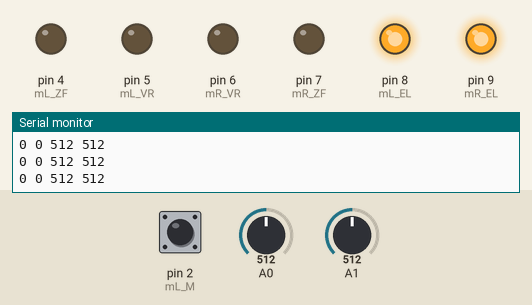
Simulated run of this sketch. Board: Arduino Uno, built with avr-gcc and run on an emulated ATmega328P. Parts: output pins drawn as LEDs (lit = HIGH), the last lines printed to the serial monitor. The inputs (shaded band) are chosen by the test bench; at power-on: A0 = 512, A1 = 512, pin 2 (mL_M) HIGH.

Above: at 1.2 s.
1.3 s: A0 set to 699
2.8 s: A0 set to 712
At 3.8 s:
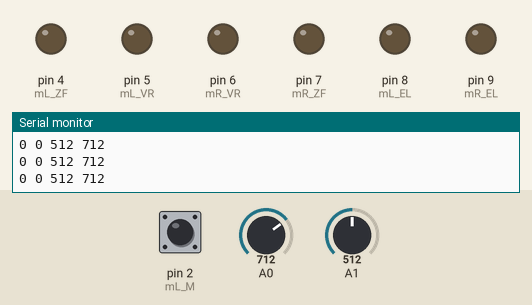
4.3 s: A1 set to 704
5.8 s: A1 set to 712
At 6.9 s:
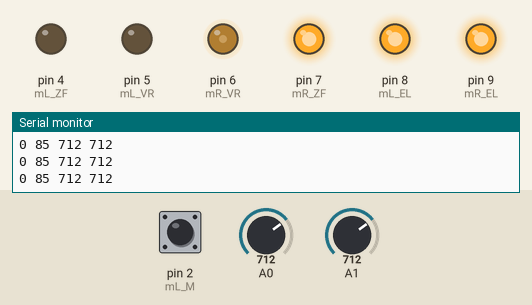
7.3 s: pin 2 (mL_M) pulled LOW for 1 s
At 8.5 s:
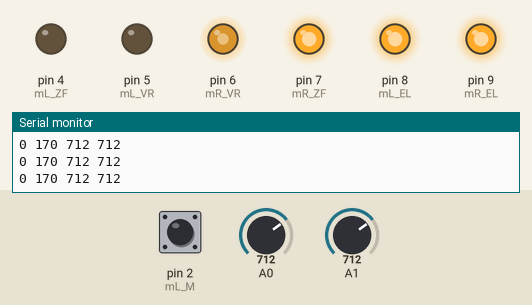
9.8 s: A1 set to 900
At 10.6 s:
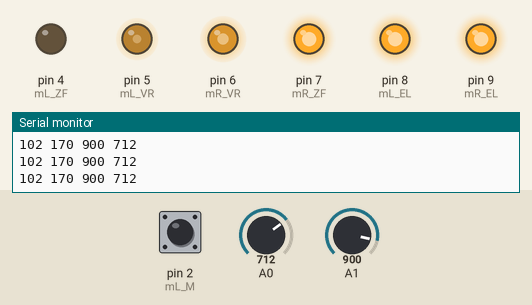
Timing chart, 0 to 12.3 s (numbered marks = the images above; inputs shaded):
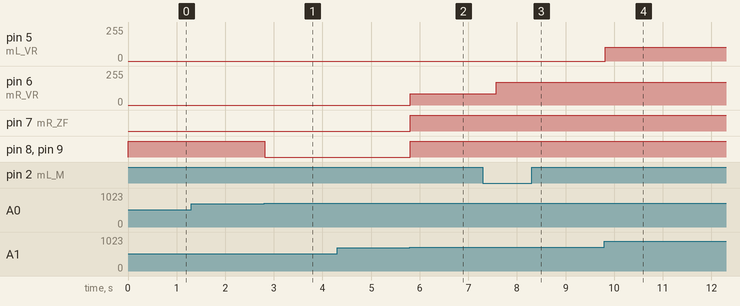

Measured:
- the behaviour switches between 711 and 712 on A0 (found by bisection; images 0 and 1)
- the behaviour switches between 711 and 712 on A1 (found by bisection; images 1 and 2)
- after the input at 2.8 s, pin 8 (mL_EL), pin 9 (mR_EL): HIGH → LOW at once
- after the input at 5.8 s, pin 6 (mR_VR): 0/255 → 85/255 at once; pin 7 (mR_ZF), pin 8 (mL_EL), pin 9 (mR_EL): LOW → HIGH at once
- after the input at 7.3 s, pin 6 (mR_VR): 85/255 → 170/255 after 0.27 s
- after the input at 9.8 s, pin 5 (mL_VR): 0/255 → 102/255 at once

The sketch:

WheelchairV1.ino
```cpp
int upper = 712 ;
int lowwer = 312 ;
//motorL
int mL_EL = 8;  //EL - Start_Stop
int mL_M  = 2;  //Signal - Hall sensor
int mL_ZF = 4;  //ZF - Direction
int mL_VR = 5;  //VR - speed
int mSpeedL = 0;

//motorR
int mR_EL = 9;  //EL - Start_Stop
int mR_M  = 3;  //Signal - Hall sensor
int mR_ZF = 7;  //ZF - Direction
int mR_VR = 6;  //VR - speed
int mSpeedR = 0;
//สวิตจอย
#include <ButtonDebounce.h>
int sw = 2 ;
int g = 85;
ButtonDebounce button(2, 250);

void setup()
{
  pinMode(mL_EL, OUTPUT);
  pinMode(mL_M, INPUT);
  pinMode(mL_ZF, OUTPUT);
  pinMode(mL_VR, OUTPUT);

  pinMode(mR_EL, OUTPUT);
  pinMode(mR_M, INPUT);
  pinMode(mR_ZF, OUTPUT);
  pinMode(mR_VR, OUTPUT);

  pinMode(sw, INPUT_PULLUP);
  //  pinMode(PIN_A, INPUT);
  //  digitalWrite(PIN_A, HIGH);
  button.setCallback(buttonChanged);

  Serial.begin(9600);

}

void buttonChanged(int state) {
  Serial.print("Changed: " + String(state));
  if (state == 0) {
    if (g == 255) {
      g = 85;
    }
    else if (g == 85) {
      g = 170;
    }
    else if (g == 170)
    {
      g = 255;
    }

  }

}

void loop() {
  button.update();
  int xAxis = analogRead(A0); // Read Joysticks X-axis
  int yAxis = analogRead(A1); // Read Joysticks Y-axis
  //เดินหน้า
  if ((yAxis >= upper) && (lowwer < xAxis) && (xAxis < upper)) {
    digitalWrite(mL_EL, LOW);
    digitalWrite(mL_ZF, LOW);
    digitalWrite(mR_EL, LOW);
    digitalWrite(mR_ZF, HIGH);
    mSpeedL = map(yAxis, upper, 1023, 0, g);
    mSpeedR = map(yAxis, upper, 1023, 0, g);
  }
  //ถอยหลัง
  else if ((yAxis <= lowwer) && (lowwer < xAxis) && (xAxis < upper)) {
    digitalWrite(mL_EL, LOW);
    digitalWrite(mL_ZF, HIGH);
    digitalWrite(mR_EL, LOW);
    digitalWrite(mR_ZF, LOW);
    mSpeedL = map(yAxis, lowwer, 0, 0, g);
    mSpeedR = map(yAxis, lowwer, 0, 0, g);
  }
  //เลี้ยวซ้าย-สลับล้อ
  else if ((xAxis <= lowwer) && (lowwer < yAxis) && (yAxis < upper)) {
    digitalWrite(mL_EL, LOW);
    digitalWrite(mL_ZF, HIGH);
    digitalWrite(mR_EL, LOW);
    digitalWrite(mR_ZF, HIGH);
    mSpeedL = map(xAxis, lowwer, 0, 0, g);
    mSpeedR = map(xAxis, lowwer, 0, 0, g);
  }
  //เลี้ยวขวา-สลับล้อ
  else if ((xAxis >= upper) && (lowwer < yAxis) && (yAxis < upper)) {
    digitalWrite(mL_EL, LOW);
    digitalWrite(mL_ZF, LOW);
    digitalWrite(mR_EL, LOW);
    digitalWrite(mR_ZF, LOW);
    mSpeedL = map(xAxis, upper, 1023, 0, g);
    mSpeedR = map(xAxis, upper, 1023, 0, g);
  }
  //เดินหน้า-ซ้าย
  else if ((yAxis >= upper) && (xAxis <= lowwer)) {
    digitalWrite(mL_EL, HIGH);
    digitalWrite(mL_ZF, LOW);
    digitalWrite(mR_EL, HIGH);
    digitalWrite(mR_ZF, HIGH);
    mSpeedL = map(xAxis, lowwer, 0, g, 0);
    mSpeedR = map(yAxis, upper, 1023, 0, g);
  }
  //เดินหน้า-ขวา
  else if ((yAxis >= upper) && (xAxis >= upper)) {
    digitalWrite(mL_EL, HIGH);
    digitalWrite(mL_ZF, LOW);
    digitalWrite(mR_EL, HIGH);
    digitalWrite(mR_ZF, HIGH);
    mSpeedL = map(yAxis, upper, 1023, 0, g);
    mSpeedR = map(xAxis, upper, 1023, g, 0);
  }
  //ถอยหลัง-ซ้าย
  else if ((yAxis <= lowwer) && (xAxis <= lowwer)) {
    digitalWrite(mL_EL, HIGH);
    digitalWrite(mL_ZF, HIGH);
    digitalWrite(mR_EL, HIGH);
    digitalWrite(mR_ZF, LOW);
    mSpeedL = map(yAxis, lowwer, 0, 0, g);
    mSpeedR = map(xAxis, lowwer, 0, g, 0);
  }
  //ถอยหลัง-ขวา
  else if ((yAxis <= lowwer) && (xAxis >= upper)) {
    digitalWrite(mL_EL, HIGH);
    digitalWrite(mL_ZF, HIGH);
    digitalWrite(mR_EL, HIGH);
    digitalWrite(mR_ZF, LOW);
    mSpeedL = map(xAxis, upper, 1023, g, 0);
    mSpeedR = map(yAxis, lowwer, 0, 0, g);
  }
  else {
    digitalWrite(mL_EL, HIGH);
    digitalWrite(mR_EL, HIGH);
    mSpeedL = 0;
    mSpeedR = 0;
  }

  analogWrite(mL_VR, mSpeedL); // Send PWM signal to motor A
  analogWrite(mR_VR, mSpeedR); // Send PWM signal to motor B

  //
  Serial.print(mSpeedL);
  Serial.print(" ");
  Serial.print(mSpeedR);
  Serial.print(" ");
  Serial.print(yAxis);
  Serial.print(" ");
  Serial.println(xAxis);

  //  Serial.print ("       XUP : ");
  //  Serial.print (yAxis);
  //  Serial.print ("       XDown : ");
  //  Serial.print (yAxis);
  //
  //  Serial.print ("       Yleft : ");
  //  Serial.print (xAxis);
  //  Serial.print ("       Yright : ");
  //  Serial.println(xAxis);

  //delay(500);

}
```
